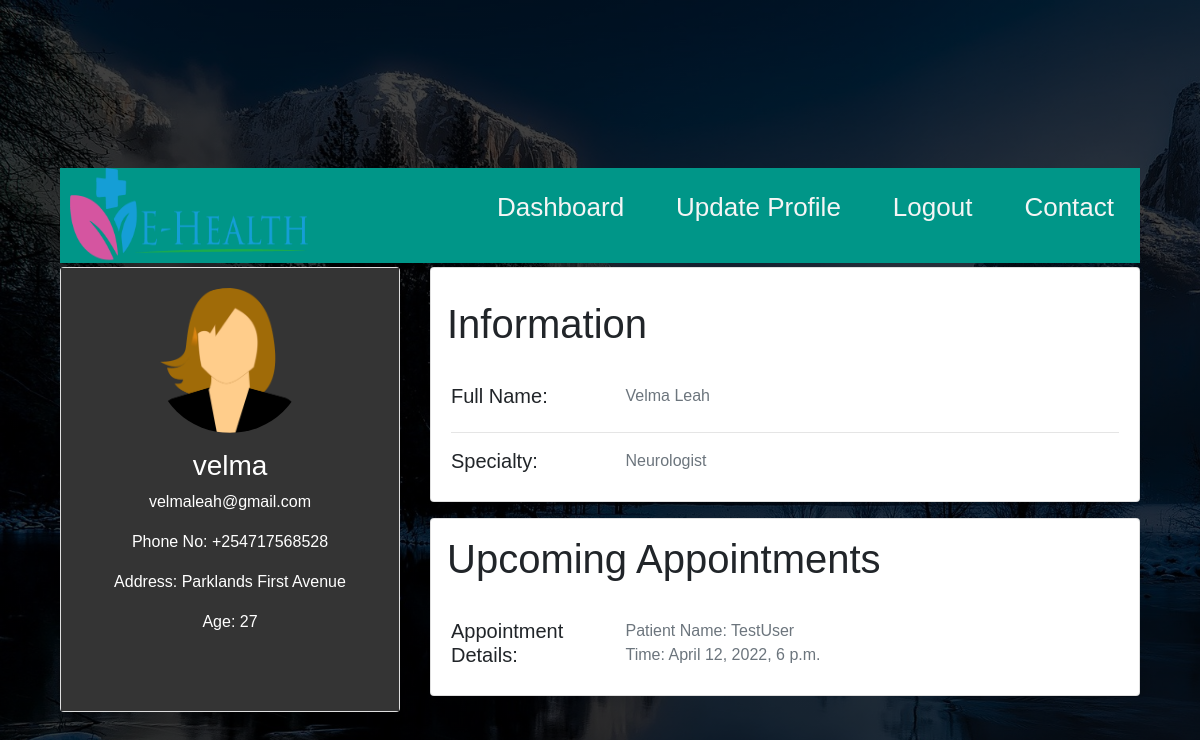
The app's page /Users/doctorDetails/4/ (signed in) with its own data.
### Users/models.py (models this page shows, shortened)
class CustomUser(AbstractUser):
    first_name = models.CharField(max_length=150)
    last_name = models.CharField(max_length=150)
    email = models.EmailField(null=False)
    Phone_Number = models.CharField(max_length=14, null=True)
    Physical_Address = models.TextField(null=True)
    Date_Of_Birth = models.DateField(auto_now=False, null=True)
    Age = models.CharField(max_length=3, null=True)
    Male = 'M'
    Female = 'F'
    SEX_CHOICES = [(Male, 'M'), (Female, 'F')]
    Sex = models.CharField(max_length=30, choices=SEX_CHOICES, null=True)
    is_patient = models.BooleanField('is_patient', default=False)
    is_doctor = models.BooleanField('is_doctor', default=False)
    is_administrator = models.BooleanField('is_administrator', default=False)
    is_hospital = models.BooleanField('is_hospital', default=False)
    def __str__(self):
        return self.username

class Profile(models.Model):
    user = models.OneToOneField(CustomUser, on_delete=models.CASCADE)
    image = models.ImageField(default='d', upload_to='profile_pics')

class Doctor(models.Model):
    user = models.OneToOneField(CustomUser, on_delete=models.CASCADE, primary_key=True)
    Card = 'Cardiologist'
    Dent = 'Dentist'
    Derm = 'Dermatology'
    Neuro = 'Neurologist'
    Path = 'Pathology'
    Ped = 'Pediatrician'
    Phy = 'Physician'
    Ob_GYN = 'Obstetrician and Gynecologist'
    Onc = 'Oncologist'
    SPECIALTY = [(Card, 'Cardiologist'), (Dent, 'Dentist'), (Derm, 'Dermatology'),
                 (Neuro, 'Neurologist'), (Path, 'Pathology'), (Ped, 'Pediatrician'), (Phy, 'Physician'),
                 (Ob_GYN, 'Obstetrician and Gynecologist'), (Onc, 'Oncologist'), ]
    specialty = models.CharField(max_length=50, choices=SPECIALTY, null=True, blank=True, default=Phy)
    class Meta:
        verbose_name = 'Doctor Module'

class Patient(models.Model):
    user = models.OneToOneField(CustomUser, on_delete=models.CASCADE, primary_key=True)
    A_positive = 'A+'
    A_negative = 'A-'
    B_positive = 'B+'
    B_negative = 'B-'
    O_positive = 'O+'
    O_negative = 'O-'
    AB_positive = 'AB+'
    AB_negative = 'AB-'
    BLOOD_GROUP_CHOICES = [(A_positive, 'A+'), (A_negative, 'A-'), (B_positive, 'B+'),
                           (B_negative, 'B-'), (O_positive, 'O+'), (O_negative, 'O-'), (AB_positive, 'AB+'),
                           (AB_negative, 'AB-'),
                           ]
    Blood_Group = models.CharField(max_length=4, choices=BLOOD_GROUP_CHOICES, null=True, blank=True,
                                   default=AB_positive)
    Allergies = models.TextField(null=True, blank=True)
    Next_Of_Kin = models.TextField(null=True, blank=True)
    class Meta:
        verbose_name = 'Patient Module'
    def __str__(self):
        return str(self.user)

### MedicalApp/models.py (models this page shows, shortened)
class Appointment(models.Model):
    Patient_ID = models.ForeignKey(Patient, on_delete=models.CASCADE)
    Doctor_ID = models.ForeignKey(Doctor, on_delete=models.RESTRICT)
    Hospital_ID = models.ForeignKey(Hospital, on_delete=models.RESTRICT)
    Record_ID = models.ForeignKey(Record, on_delete=models.RESTRICT)
    Appointment_Details = models.TextField()
    Appointment_Schedule = models.DateTimeField()
    Pending = 'Pending'
    Cancelled = 'Cancelled'
    Successful = 'Successful'
    Postponed = 'Postponed'
    AppointmentStatus = [(Pending, 'Pending'), (Cancelled, 'Cancelled'), (Successful, 'Successful'),
                         (Postponed, 'Postponed')
                         ]
    Appointment_Status = models.CharField(max_length=20, choices=AppointmentStatus, null=True, blank=True,
                                          default=Pending)

### Users/views.py (the view)
# urls.py: path('doctorDetails/<str:pk>/', views.doctor_details, name='DoctorDetailsModule'),
def doctor_details(request, pk):
    doc = Doctor.objects.get(user_id=pk)
    appointment = doc.appointment_set.filter(Appointment_Status="Pending")
    context = {'doc': doc, 'appointment': appointment}
    return render(request, 'Users/Doctor_Details.html', context)

### Users/Templates/Users/Doctor_Details.html (shortened to what this page needs)
{% load crispy_forms_filters %}
{% load crispy_forms_tags %}
{% load static %}
<!DOCTYPE html>
<html lang="en">
<head>
    <link rel="stylesheet" type="text/css" href="{% static 'Users/profile.css' %}">
    <link rel="stylesheet" href="https://stackpath.bootstrapcdn.com/bootstrap/4.2.1/css/bootstrap.min.css">
</head>
<body>
    <div class="container">
        <div class="main">
            <div class="topbar">
                <img src="{% static 'images/Logo.png' %}" alt="System Logo" style="width: 250px; height: 95px; margin: 0; padding-left: 10px;">
                <a href="">Contact</a>
                {% if user.is_authenticated %}
                    <a href="{% url 'logout' %}">Logout</a>
                    <a href="{% url 'profile' %}">Update Profile</a>
                    <a href="{{request.META.HTTP_REFERER|escape}}">Dashboard</a>
                {% else %}
                    <li><a href="#">Admin Module</a></li>
                    <li><a href="#">Doctor Module</a></li>
                {% endif %}
            </div>
            <div class="row">
                <div class="col-md-4 mt-1">
                    <div class="card text-center sidebar">
                        <div class="card-body" style="background-color: #343434;">
                            <img alt="User's Profile Pic" src="{{ user.profile.image.url}}" class="rounded-circle" width="150px;">
                            <div class="mt-3">
                                <h3>{{ user.username }}</h3>
                                <p>{{ user.email }}</p>
                                <p>Phone No: {{ user.Phone_Number }}</p>
                                <p>Address: {{ user.Physical_Address }}</p>
                                <p>Age: {{ user.Age }}</p>
                            </div>
                        </div>
                    </div>
                </div>
                <div class="col-md-8 mt-1">
                    <div class="card mb-3 content">
                        <h1 class="m-3 pt-3">Information</h1>
                        <div class="card-body">
                            <div class="row">
                                <div class="col-md-3">
                                    <h5>Full Name:</h5>
                                </div>
                                <div class="col-md-9 text-secondary">
                                    {{ user.first_name }} {{ user.last_name }}
                                </div>
                            </div>
                                <hr>
                            <div class="row">
                                <div class="col-md-3">
                                    <h5>Specialty:</h5>
                                </div>
                                <div class="col-md-9 text-secondary">
                                    {{ doc.specialty }}
                                </div>
                            </div>
                        </div>
                    </div>
                    <div class="card mb-3 content">
                        <h1 class="m-3">Upcoming Appointments</h1>
                        <div class="card-body">
                            <div class="row">
                                <div class="col-md-3">
                                    <h5>Appointment Details:</h5>
                                </div>
                                <div class="col-md-9 text-secondary">
                                    {% for appointment in appointment %}
                                        Patient Name: {{ appointment.Patient_ID }} <br>Time: {{ appointment.Appointment_Schedule }}
                                    {% endfor %}
                                </div>
                            </div>
                        </div>
                    </div>
                </div>
            </div>
        </div>
    </div>
</body>
</html>

### Users/static/Users/profile.css (style rules this page uses)
body { margin-top: 20px; background-color: lightgray; height: 110vh; background-image: linear-gradient(rgba(0,0,0,0.75),rgba(0,0,0,0.75)), url("../images/lake.jpg"); background-size: cover; display: flex; align-items: center; justify-content: center; }
.main { padding: 15px; font-family: Arial, Helvetica, sans-serif; }
.topbar { background-color: #009688; overflow: hidden; }
.topbar a { float: right; color: whitesmoke; text-align: center; padding: 20px 26px; text-decoration: none; font-size: 26px; }
.sidebar { background-color: #333; color: white; height:100%; }
.card { position: relative; display: flex; flex-direction: column; }
.content { background-color: whitesmoke; }

### records on screen
CustomUser: profile.image (picture), username "velma", email "velmaleah@gmail.com", Phone_Number "+254717568528", Physical_Address "Parklands First Avenue", Age "27", first_name "Velma", last_name "Leah"
Doctor: specialty "Neurologist"
Appointment: Patient_ID "TestUser", Appointment_Schedule "April 12, 2022, 6 p.m."
